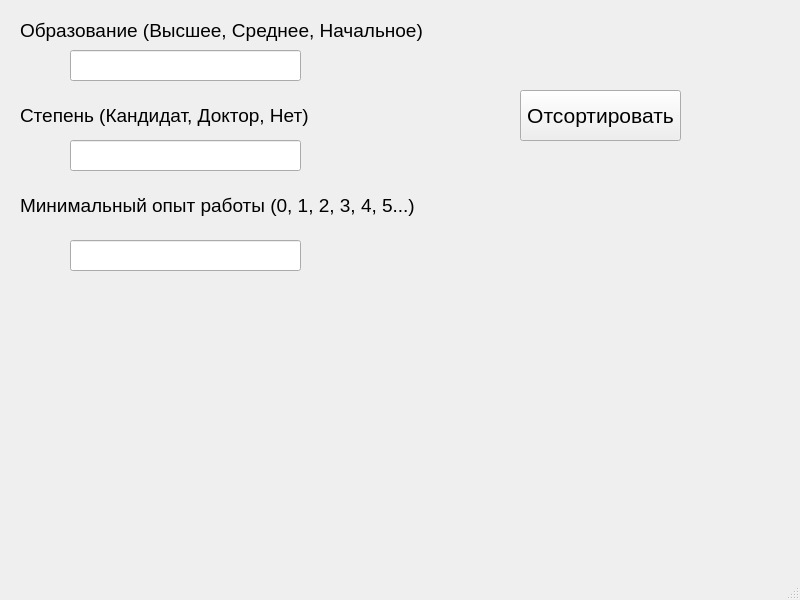
<?xml version="1.0" encoding="UTF-8"?>
<ui version="4.0">
 <class>MainWindow</class>
 <widget class="QMainWindow" name="MainWindow">
  <property name="geometry">
   <rect>
    <x>0</x>
    <y>0</y>
    <width>800</width>
    <height>600</height>
   </rect>
  </property>
  <property name="windowTitle">
   <string>MainWindow</string>
  </property>
  <widget class="QWidget" name="centralwidget">
   <widget class="QPushButton" name="pushButton">
    <property name="geometry">
     <rect>
      <x>520</x>
      <y>90</y>
      <width>161</width>
      <height>51</height>
     </rect>
    </property>
    <property name="font">
     <font>
      <pointsize>16</pointsize>
     </font>
    </property>
    <property name="text">
     <string>Отсортировать</string>
    </property>
   </widget>
   <widget class="QLineEdit" name="lineEdit_1">
    <property name="geometry">
     <rect>
      <x>70</x>
      <y>50</y>
      <width>231</width>
      <height>31</height>
     </rect>
    </property>
    <property name="font">
     <font>
      <pointsize>14</pointsize>
     </font>
    </property>
   </widget>
   <widget class="QLineEdit" name="lineEdit_2">
    <property name="geometry">
     <rect>
      <x>70</x>
      <y>140</y>
      <width>231</width>
      <height>31</height>
     </rect>
    </property>
    <property name="font">
     <font>
      <pointsize>14</pointsize>
     </font>
    </property>
   </widget>
   <widget class="QLineEdit" name="lineEdit_3">
    <property name="geometry">
     <rect>
      <x>70</x>
      <y>240</y>
      <width>231</width>
      <height>31</height>
     </rect>
    </property>
    <property name="font">
     <font>
      <pointsize>14</pointsize>
     </font>
    </property>
   </widget>
   <widget class="QLabel" name="label">
    <property name="geometry">
     <rect>
      <x>20</x>
      <y>10</y>
      <width>411</width>
      <height>41</height>
     </rect>
    </property>
    <property name="font">
     <font>
      <pointsize>14</pointsize>
     </font>
    </property>
    <property name="text">
     <string>Образование (Высшее, Среднее, Начальное)</string>
    </property>
   </widget>
   <widget class="QLabel" name="label_2">
    <property name="geometry">
     <rect>
      <x>20</x>
      <y>100</y>
      <width>401</width>
      <height>31</height>
     </rect>
    </property>
    <property name="font">
     <font>
      <pointsize>14</pointsize>
     </font>
    </property>
    <property name="text">
     <string>Степень (Кандидат, Доктор, Нет)</string>
    </property>
   </widget>
   <widget class="QLabel" name="label_3">
    <property name="geometry">
     <rect>
      <x>20</x>
      <y>190</y>
      <width>401</width>
      <height>31</height>
     </rect>
    </property>
    <property name="font">
     <font>
      <pointsize>14</pointsize>
     </font>
    </property>
    <property name="text">
     <string>Минимальный опыт работы (0, 1, 2, 3, 4, 5...)</string>
    </property>
   </widget>
  </widget>
  <widget class="QMenuBar" name="menubar">
   <property name="geometry">
    <rect>
     <x>0</x>
     <y>0</y>
     <width>800</width>
     <height>21</height>
    </rect>
   </property>
  </widget>
  <widget class="QStatusBar" name="statusbar"/>
 </widget>
 <resources/>
 <connections/>
</ui>
